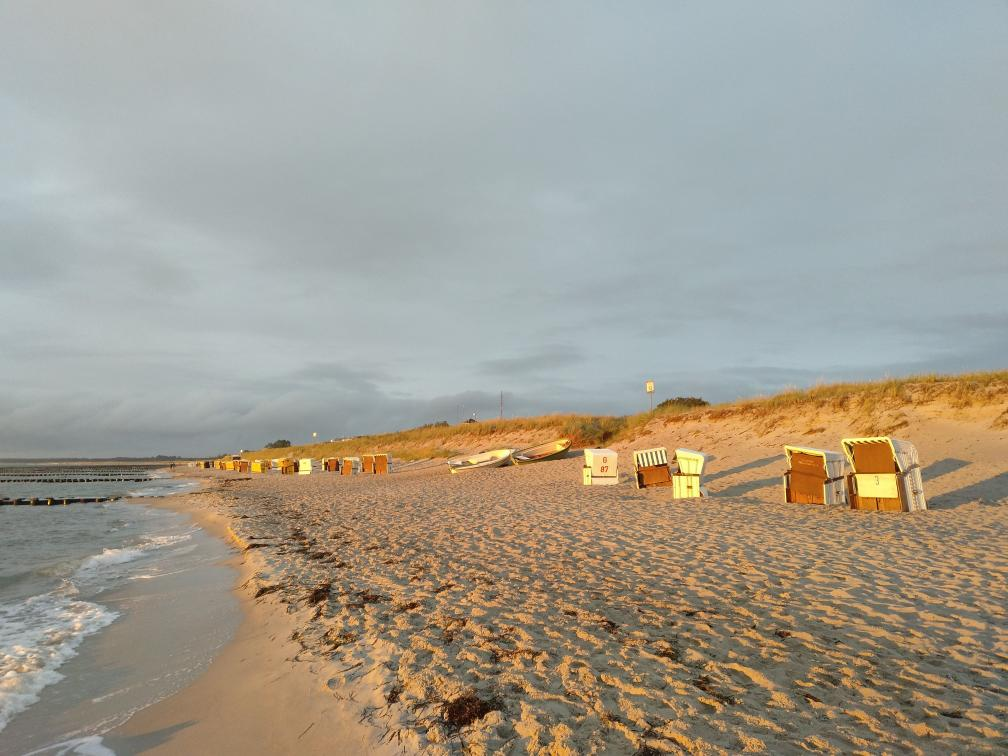
#> input picture Lab2/data/sea.jpg, 1008 x 756 px
$ jupyter execute Homework.ipynb
#> lines starting #> are read from the running program, lines starting #| are printed output that depends on the picture
# Prac 02
For this homework you will have to complete and implement the colour balancing for:
* Gray world algorithm
* Scale-by-max algorithm

You are free to use your own images. Experiment with more images and think about the effect each of the algorithms has on the resulting (balanced) image.

### Colour Balancing
In this notebook we will show different type of colour balancing making use of von Kries' hypothesis.

[cell 1]
import cv2
import numpy as np
from matplotlib import pyplot as plt
plt.rcParams['figure.figsize'] = [15, 5]

[cell 2]
img = cv2.imread('data/sea.jpg')
#> img is the input picture: shape (756, 1008, 3); mean B, G, R 144.1, 156.8, 162.3
img = cv2.cvtColor(img, cv2.COLOR_BGR2RGB)
plt.imshow(img)

### White patch
In white patch algorithm we choose a group of pixels we know they should be white. We then scale the resulting image colour channels by this white patch.

[cell 3]
# Define white patch and the coefficients
row, col = 485, 864
white = img[row, col, :]
#> white = [252, 242, 127]
coeffs = 255.0/white
#> coeffs = [1.01, 1.05, 2.01]

# Apply white balancing and generate balanced image
balanced = np.zeros_like(img, dtype=np.float32)
for channel in range(3):
    balanced[..., channel] = img[..., channel] * coeffs[channel]
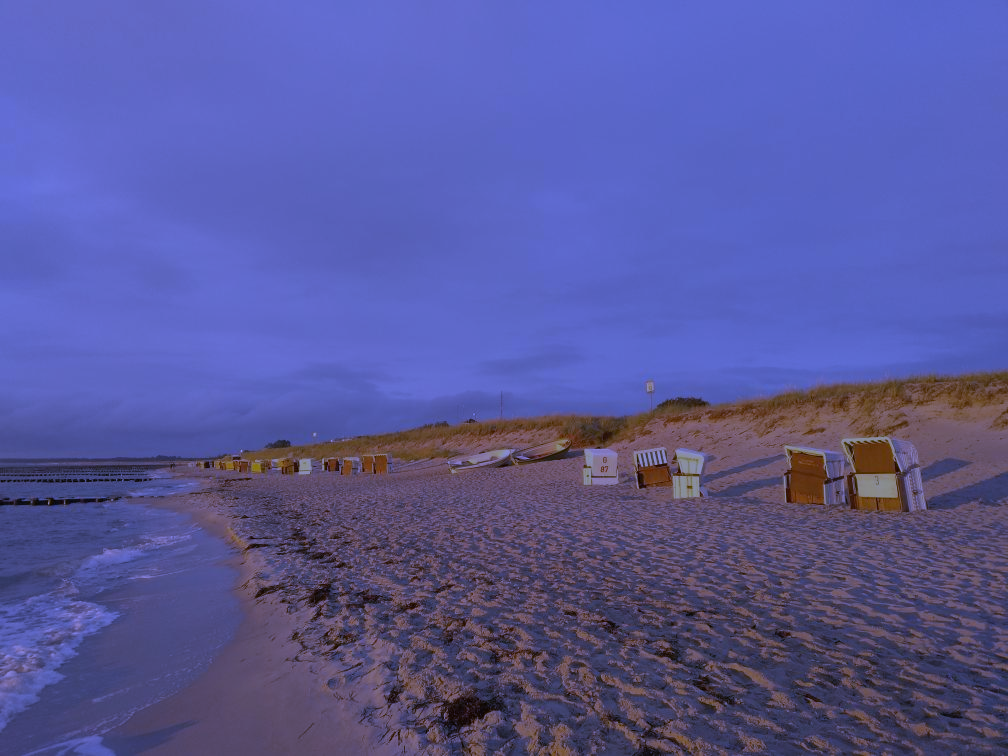
#> balanced: shape (756, 1008, 3) float32; mean R, G, B 164.2, 165.2, 289.2; drawn with min black and max white

# White patching does not guarantee that the dynamic range is preserved, images must be clipped.
balanced = balanced/255
balanced[balanced > 1] = 1
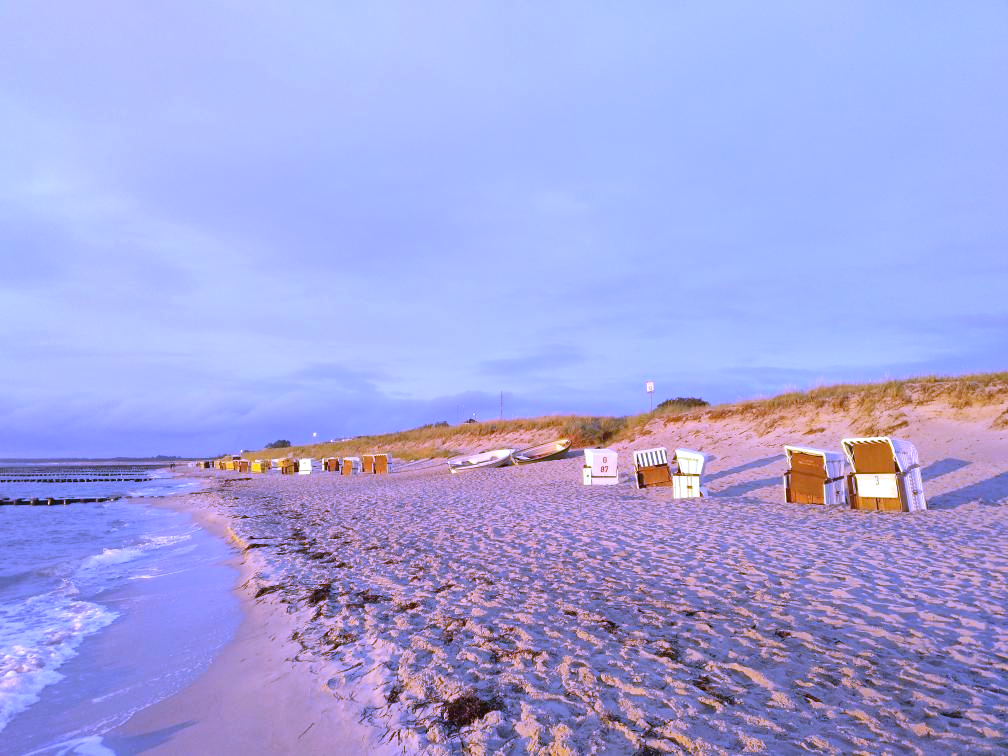
#> balanced: shape (756, 1008, 3) float32; mean R, G, B 0.644, 0.648, 0.879

plt.subplot(121), plt.imshow(img)
plt.subplot(122), plt.imshow(balanced)
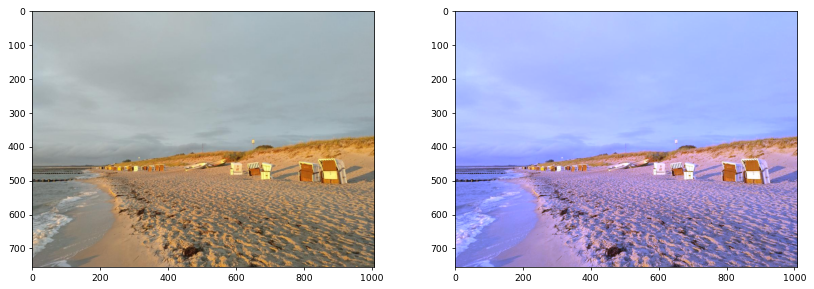
#> figure drawn by matplotlib, 2 panels

### Gray world
This algorithm assumes that a scene, on average, is gray.

[cell 4]
# Load your image
img = cv2.imread('data/moon.jpg')
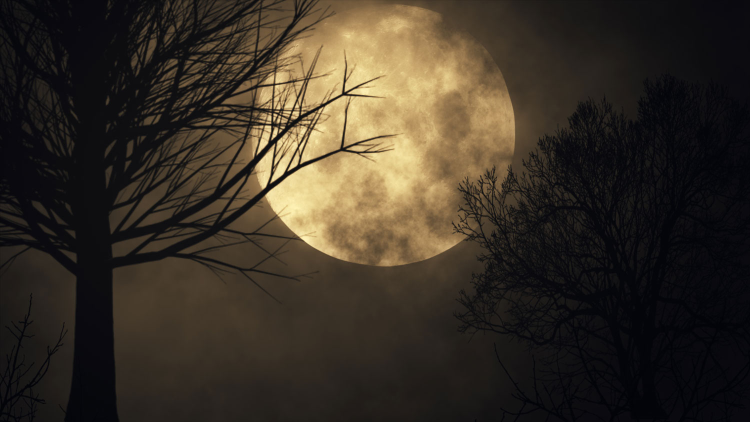
#> input picture Lab2/data/moon.jpg, 1500 x 844 px (shown at 1/2 size)
#> img is the input picture: shape (844, 1500, 3); mean B, G, R 37.8, 48.6, 56.9
img = cv2.cvtColor(img, cv2.COLOR_BGR2RGB)

# Compute the mean values for all three colour channels (red, green, blue)
mean_r = np.mean(img[:,:,0])
#> mean_r = 56.9
mean_g = np.mean(img[:,:,1])
#> mean_g = 48.62
mean_b = np.mean(img[:,:,2])
#> mean_b = 37.78

max_c = max((mean_r, mean_g, mean_b))
#> max_c = 56.9

# Compute the coefficients kr, kg, kb
# Note: there are 3 coefficients to compute but we only have 2 equations.
# Therefore, you have to make an assumption, fix the value of one of the
# coefficients and compute the remining two
# Hint: You can fix the coefficient of the brightest colour channel to 1.
kr = max_c / mean_r
#> kr = 1
kg = max_c / mean_g
#> kg = 1.17
kb = max_c / mean_b
#> kb = 1.51

# Apply color balancing and generate the balanced image
balanced = img.astype(np.float32)
#> balanced: shape (844, 1500, 3) float32
balanced[..., 0] *= kr
balanced[..., 1] *= kg
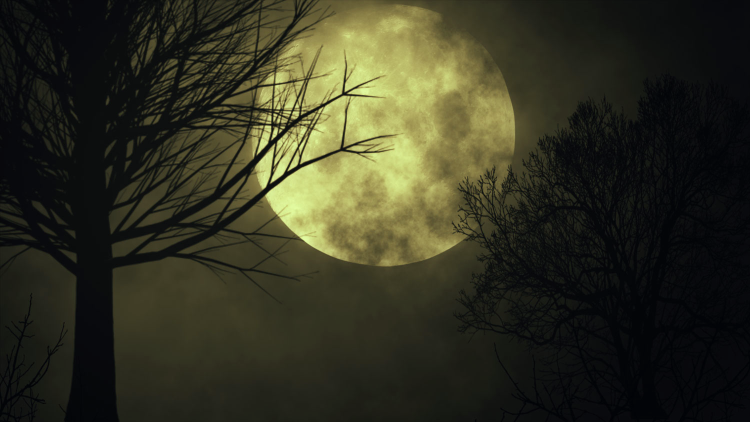
#> balanced: shape (844, 1500, 3) float32 (shown at 1/2 size); mean R, G, B 56.9, 56.9, 37.8; drawn with min black and max white
balanced[..., 2] *= kb
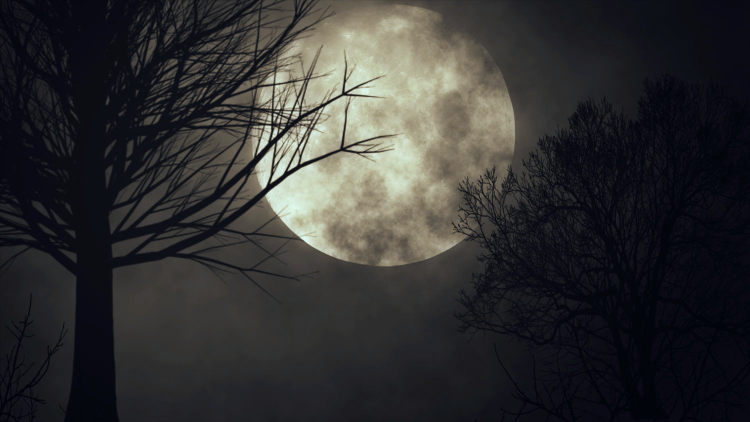
#> balanced: shape (844, 1500, 3) float32 (shown at 1/2 size); mean R, G, B 56.9, 56.9, 57; drawn with min black and max white
balanced = np.clip(balanced, 0, 255).astype(np.uint8)
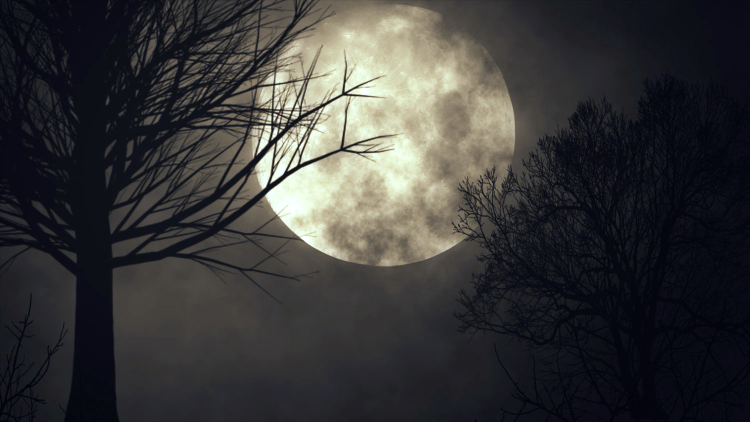
#> balanced: shape (844, 1500, 3) (shown at 1/2 size); mean R, G, B 56.9, 56.4, 56.5

# Show the original and the balanced image side by side
plt.subplot(121), plt.imshow(img)
plt.subplot(122), plt.imshow(balanced)

### Scale-by-max
This is a straightforward algorithm that scales each colour channel by its maximum value. Note that it is sensitive to noise and saturations.

[cell 5]
# Load your image
img = cv2.imread('data/moon.jpg')
img = cv2.cvtColor(img, cv2.COLOR_BGR2RGB)

# Compute the maximum values for all three colour channels (red, green, blue)
max_r = np.max(img[:,:,0])
#> max_r = 255
max_g = np.max(img[:,:,1])
#> max_g = 244
max_b = np.max(img[:,:,2])
#> max_b = 193

max_c = max((max_r, max_g, max_b))
#> max_c = 255

kr = max_c / max_r
kg = max_c / max_g
#> kg = 1.05
kb = max_c / max_b
#> kb = 1.32

# Apply scale-by-max balancing and generate the balanced image
balanced = img.copy()
balanced[..., 0] = balanced[..., 0] * kr
balanced[..., 1] = balanced[..., 1] * kg
balanced[..., 2] = balanced[..., 2] * kb
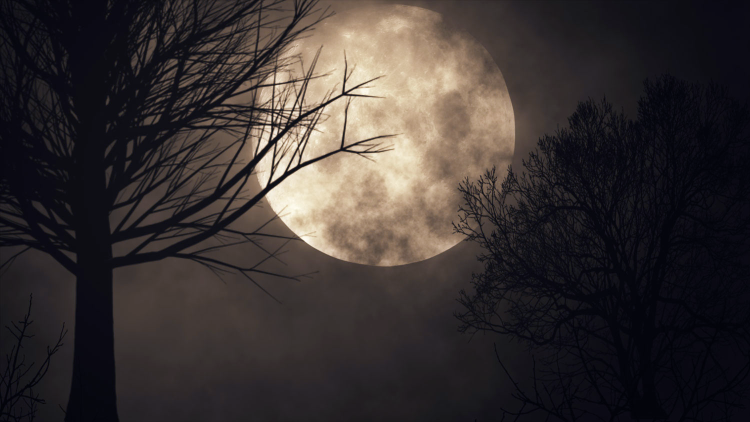
#> balanced: shape (844, 1500, 3) (shown at 1/2 size); mean R, G, B 56.9, 50.3, 49.4

plt.subplot(121), plt.imshow(img)
plt.subplot(122), plt.imshow(balanced)
